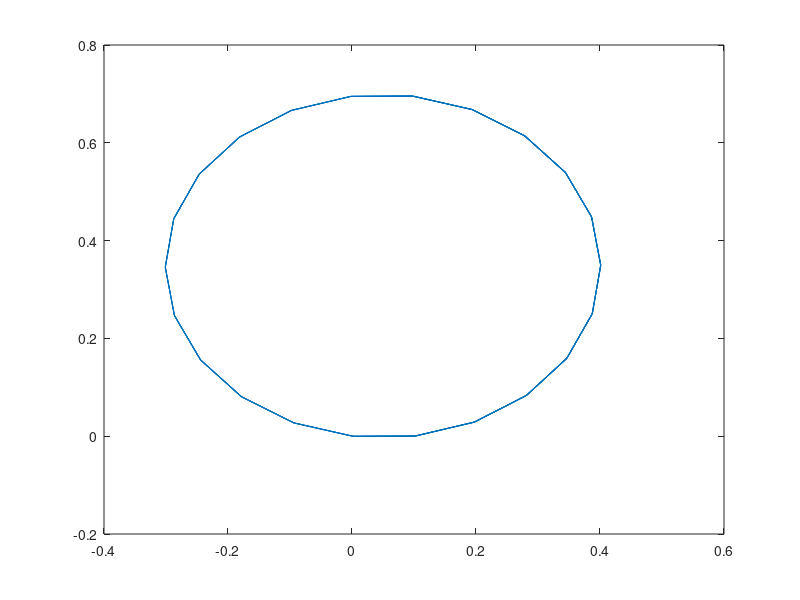

Write the MATLAB code that produced this figure.
clc;clear all;close all;
%% De-marshaling
% simulation constants
h=0.01;
saimax=pi/4;
saimin=-pi/4;
vmax=10;
vmin=0;
amax=5;
amin=-5;

% vehicle variables
x(1) = 0;
y(1) = 0;
phi(1) = 0;
v(1) = 10;
v_r = 10;
% yref = vehicle.yref;
% xref = vehicle.xref;
% e_I_angle = vehicle.e_I_angle;
% e_angle_prev = vehicle.e_angle_prev;
% control_mode = vehicle.control_mode;
% 
% % vehicle constants
% L = vehicle.wheelbase;
% k_v_P = vehicle.k_v_P;
% k_d_P = vehicle.k_d_P;
% k_a_P = vehicle.k_a_P;
% k_a_I = vehicle.k_a_I; 
% k_a_D = vehicle.k_a_D;

%% error calc. and control
% speed and distance error
% e_distance = sqrt((yref - y)^2+(xref - x)^2);
% e_velocity = v_r - v;
% % acceleration control law
% if strcmp(control_mode, 'speed')
%     a = k_v_P * e_velocity; % p-controller
% end
% if strcmp(control_mode, 'distance')
%     a = k_d_P * e_distance;
% end
% 
% % orientation error
% phi_r = atan2(yref - y, xref - x);
% 
% 
% e_angle = phi_r - phi;
% 
% if e_angle > pi
%     e_angle = -(2*pi - e_angle);
% end
% if e_angle < -pi
%     e_angle = 2*pi + e_angle;
% end
% 
% e_I_angle = e_I_angle + h * (e_angle);
% e_D = (e_angle - e_angle_prev)/h;
% e_angle_prev = e_angle;
% steering control law
sai = pi/4; % PID controller
a = 0;
% saturation
% if sai > saimax
%     sai = saimax;
% end
% if sai < saimin
%     sai = saimin;
% end
% if a > amax
%     a = amax;
% end
% if a < amin
%     a = amin;
% end
L = 0.35;
%% Dynamics
for i = 1:100
x(i+1) = x(i) + h * v(i) * cos(phi(i));
y(i+1) = y(i) + h * v(i) * sin(phi(i));
phi(i+1) = phi(i) + h * v(i)/L * tan(sai);
v(i+1) = v(i) + h * a;
end
plot(x,y)



